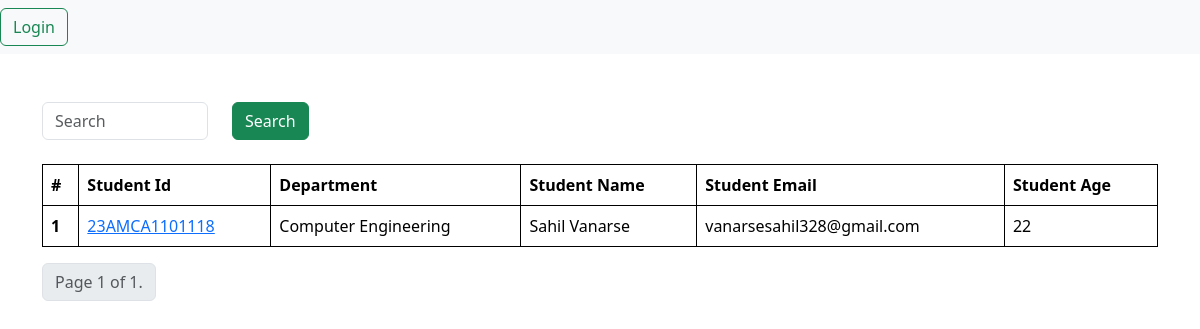
The page /students/ on the database as committed earlier.
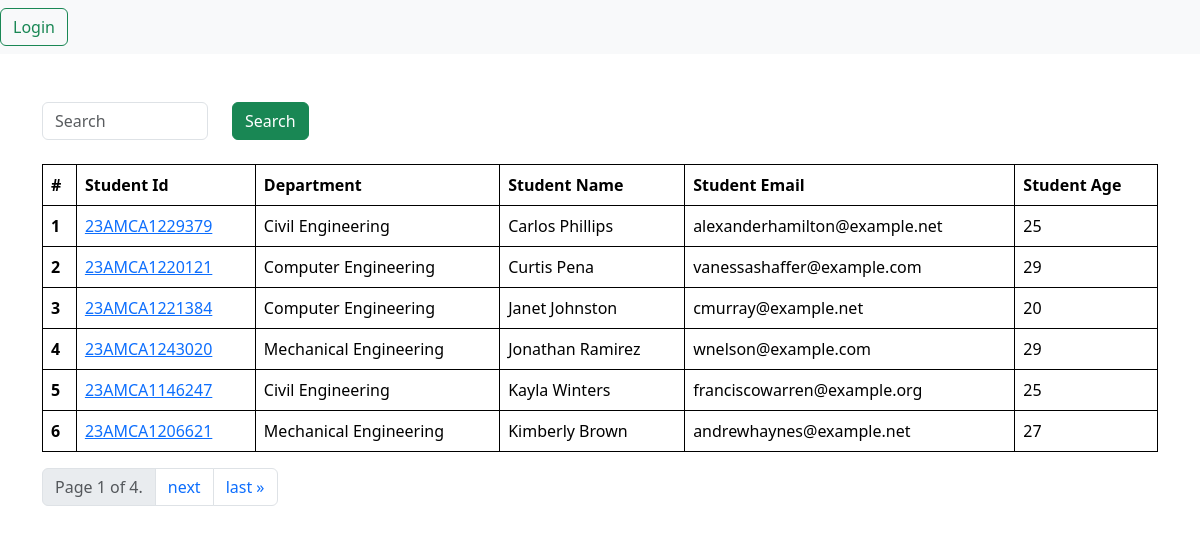
The same page on the database as committed later.
### vege/models.py (models this page shows, shortened)
class Student(models.Model):
    department = models.ForeignKey(Department, related_name='depart', on_delete=models.CASCADE)
    student_id = models.OneToOneField(StudentId, related_name='studentid', on_delete=models.CASCADE)
    student_name = models.CharField(max_length=100)
    student_email = models.EmailField(unique = True)
    student_age = models.IntegerField(default=18)
    student_address = models.TextField()
    class Meta:
        ordering = ['student_name']
        verbose_name = "student"

class StudentId(models.Model):
    student_id = models.CharField(max_length=100)
    def __str__(self):
        return self.student_id

class Department(models.Model):
    department = models.CharField(max_length=100)
    def __str__(self):
        return self.department
    class Meta:
        ordering = ['department'] # Orders departments in descending order

### vege/views.py (the view, shortened to what this page needs)
# urls.py: path('students/', get_student, name = 'students'),
def get_student(request):
    querySet = Student.objects.all()
    paginator = Paginator(querySet, 6)  # Show 6 query per page.
    page_number = request.GET.get("page", 1)  # this shows from which page to start with
    page_obj = paginator.get_page(page_number)
    print(page_obj)
    return render(request, 'report/student.html', {'querySet' : page_obj})

### vege/templates/report/student.html (shortened to what this page needs)
{% extends "base.html" %}
{% block start %}
<div class="container mt-5">
        <form class="mb-4">
        <div class="row">
            <div class= "col-md-2">
                <input class="form-control" name="search" placeholder = "Search">
            </div>
            <div class= "col-md-6">
                <button class="btn btn-success">Search</button>
            </div>
        </div>
    </form>
    <table class="table striped">
        <thead>
          <tr>
            <th scope="col">#</th>
            <th scope="col">Student Id</th>
            <th scope="col">Department</th>
            <th scope="col">Student Name</th>
            <th scope="col">Student Email</th>
            <th scope="col">Student Age</th>
          </tr>
        </thead>
        <tbody>
            {% for student in querySet %}
          <tr>
            <th scope="row">{{forloop.counter}}</th>
            <td>
                <a href = "{% url 'see_marks' student.student_id %}"> {{student.student_id}} </a>
            </td>
            <td>{{student.department}}</td>
            <td>{{student.student_name}}</td>
            <td>{{student.student_email}}</td>
            <td>{{student.student_age}}</td>
          </tr>
          {% endfor %}
        </tbody>
      </table>
      <nav aria-label="Page navigation example">
        <ul class="pagination">
          <li class="page-item disabled">
            <span class="page-link">
              Page {{ querySet.number }} of {{ querySet.paginator.num_pages }}.
            </span>
          </li>
          {% if querySet.has_next %}
            <li class="page-item">
              <a class="page-link" href="?page={{ querySet.next_page_number }}" aria-label="Next">
                <span aria-hidden="true">next</span>
              </a>
            </li>
            <li class="page-item">
              <a class="page-link" href="?page={{ querySet.paginator.num_pages }}" aria-label="Last">
                <span aria-hidden="true">last &raquo;</span>
              </a>
            </li>
          {% endif %}
        </ul>
      </nav>
</div>
{% endblock %}

### home/templates/base.html (shortened to what this page needs)
<!DOCTYPE html>
<html lang="en">
<head>
    <link href="https://cdn.jsdelivr.net/npm/bootstrap@5.3.3/dist/css/bootstrap.min.css" rel="stylesheet">
</head>
<body>
    <nav class="navbar navbar-light bg-light justify-content-between">
          {% if request.user.is_authenticated %}
          <a href="/logout/" class="btn btn-outline-success my-2 my-sm-0">Logout</a>
          {% else %}
          <a href="/login/" class="btn btn-outline-success my-2 my-sm-0">Login</a>
          {% endif %}
      </nav>
    {% block start %}
    {% endblock %}
</body>
</html>

### home/templates/base.html (style rules this page uses)
table, th, td { border: 1px solid black; }

Rows that differ between the two databases and show on the page:
no longer on this page (row unchanged): Student: student_id "23AMCA1101118", department "Computer Engineering", student_name "Sahil Vanarse", student_email "vanarsesahil328@gmail.com", student_age "22"
added Student: student_id "23AMCA1229379", department "Civil Engineering", student_name "Carlos Phillips", student_email "alexanderhamilton@example.net", student_age "25"
added Student: student_id "23AMCA1220121", department "Computer Engineering", student_name "Curtis Pena", student_email "vanessashaffer@example.com", student_age "29"
added Student: student_id "23AMCA1221384", department "Computer Engineering", student_name "Janet Johnston", student_email "cmurray@example.net", student_age "20"
added Student: student_id "23AMCA1243020", department "Mechanical Engineering", student_name "Jonathan Ramirez", student_email "wnelson@example.com", student_age "29"
added Student: student_id "23AMCA1146247", department "Civil Engineering", student_name "Kayla Winters", student_email "franciscowarren@example.org", student_age "25"
added Student: student_id "23AMCA1206621", department "Mechanical Engineering", student_name "Kimberly Brown", student_email "andrewhaynes@example.net", student_age "27"
Other text that changed with them:
{{ querySet.paginator.num_pages }}: "1" → "4"
text now shown: "next last »"
